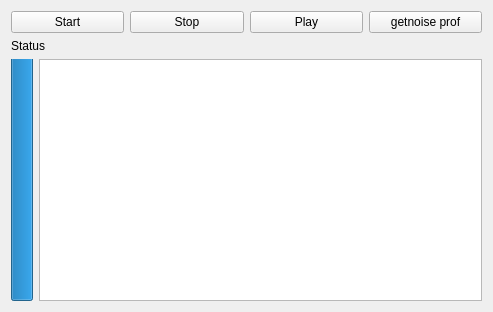
<?xml version="1.0" encoding="UTF-8"?>
<ui version="4.0">
 <class>Form</class>
 <widget class="QWidget" name="Form">
  <property name="geometry">
   <rect>
    <x>0</x>
    <y>0</y>
    <width>493</width>
    <height>312</height>
   </rect>
  </property>
  <property name="windowTitle">
   <string>Nepali Speech Recognition</string>
  </property>
  <layout class="QVBoxLayout" name="verticalLayout">
   <item>
    <layout class="QHBoxLayout" name="horizontalLayout">
     <item>
      <widget class="QPushButton" name="startButton">
       <property name="text">
        <string>Start</string>
       </property>
      </widget>
     </item>
     <item>
      <widget class="QPushButton" name="stopButton">
       <property name="text">
        <string>Stop</string>
       </property>
      </widget>
     </item>
     <item>
      <widget class="QPushButton" name="playButton">
       <property name="text">
        <string>Play</string>
       </property>
      </widget>
     </item>
     <item>
      <widget class="QPushButton" name="noiseButton">
       <property name="text">
        <string>getnoise prof</string>
       </property>
      </widget>
     </item>
    </layout>
   </item>
   <item>
    <widget class="QLabel" name="statLabel">
     <property name="text">
      <string>Status</string>
     </property>
    </widget>
   </item>
   <item>
    <layout class="QHBoxLayout" name="horizontalLayout_2">
     <item>
      <widget class="QProgressBar" name="progressBar">
       <property name="enabled">
        <bool>true</bool>
       </property>
       <property name="value">
        <number>100</number>
       </property>
       <property name="textVisible">
        <bool>false</bool>
       </property>
       <property name="orientation">
        <enum>Qt::Vertical</enum>
       </property>
      </widget>
     </item>
     <item>
      <widget class="QTextEdit" name="textEdit"/>
     </item>
    </layout>
   </item>
  </layout>
 </widget>
 <resources/>
 <connections/>
</ui>
